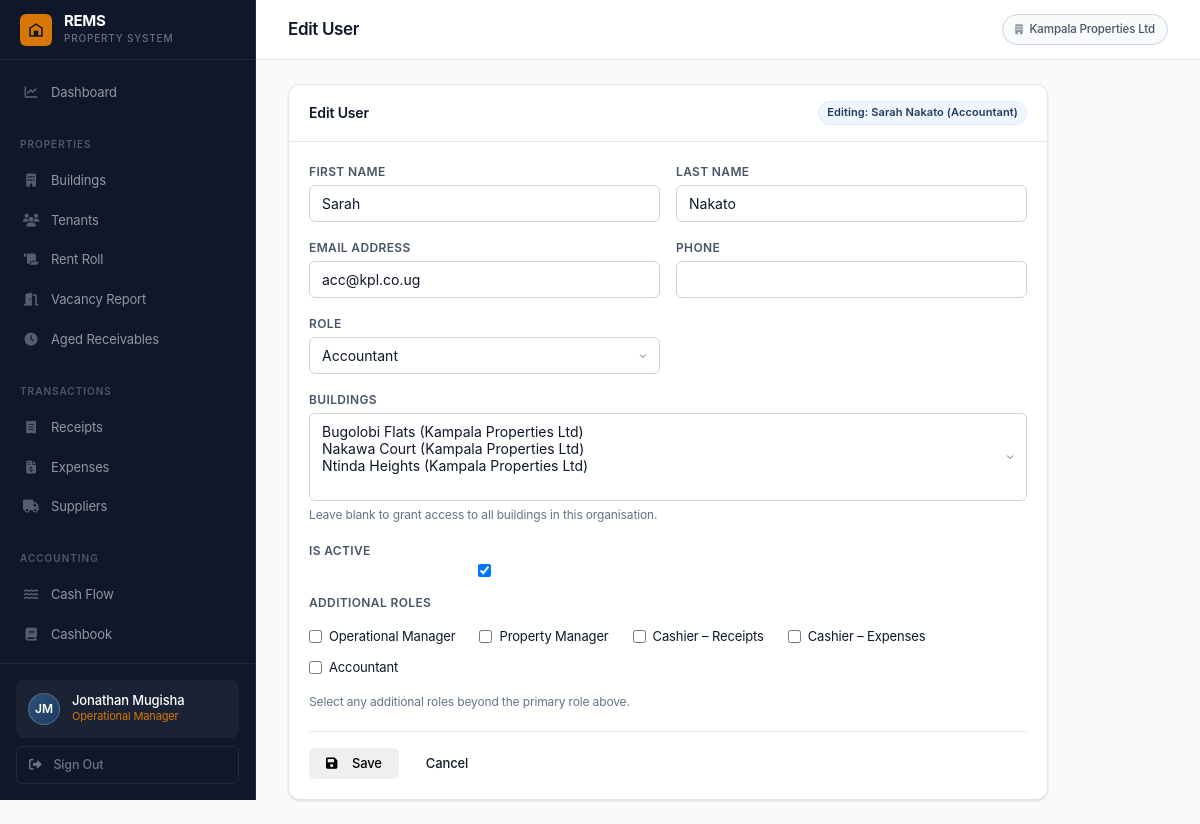
/accounts/users/12/edit/ (signed in), run on the app's committed database.
### accounts/models.py (models this page shows, shortened)
class User(AbstractUser):
    ROLE_SUPER_ADMIN        = 'super_admin'
    ROLE_OP_MANAGER         = 'op_manager'
    ROLE_PROPERTY_MANAGER   = 'property_manager'
    ROLE_CASHIER_RECEIPTS   = 'cashier_receipts'
    ROLE_CASHIER_EXPENSES   = 'cashier_expenses'
    ROLE_ACCOUNTANT         = 'accountant'
    ROLE_CHOICES = [
        (ROLE_SUPER_ADMIN,      'Super Admin'),
        (ROLE_OP_MANAGER,       'Operational Manager'),
        (ROLE_PROPERTY_MANAGER, 'Property Manager'),
        (ROLE_CASHIER_RECEIPTS, 'Cashier – Receipts'),
        (ROLE_CASHIER_EXPENSES, 'Cashier – Expenses'),
        (ROLE_ACCOUNTANT,       'Accountant'),
    ]
    organisation = models.ForeignKey(
        Organisation, null=True, blank=True,
        on_delete=models.SET_NULL, related_name='users'
    )
    role = models.CharField(max_length=30, choices=ROLE_CHOICES, default=ROLE_CASHIER_RECEIPTS)
    phone = models.CharField(max_length=30, blank=True)
    is_active = models.BooleanField(default=True)
    buildings = models.ManyToManyField('buildings.Building', blank=True, related_name='assigned_users')
    def __str__(self):
        return f"{self.get_full_name() or self.username} ({self.get_role_display()})"
    def has_role(self, role_key):
        if self.role == role_key:
            return True
        return self.user_roles.filter(role=role_key).exists()
    @property
    def is_super_admin(self):
        return self.has_role(self.ROLE_SUPER_ADMIN)
    @property
    def is_op_manager(self):
        return self.has_role(self.ROLE_OP_MANAGER)
    @property
    def is_accountant(self):
        return self.has_role(self.ROLE_ACCOUNTANT)
    def can_access_finance(self):
        return self.is_op_manager or self.is_accountant
    def can_receipt(self):
        return self.is_op_manager or self.is_cashier_receipts
    def can_expense(self):
        return self.is_op_manager or self.is_cashier_expenses
    def can_manage_tenants(self):
        return self.is_op_manager or self.is_property_manager
    def can_configure_taxes(self):
        return self.is_accountant

class Organisation(models.Model):
    name = models.CharField(max_length=200)
    contact_email = models.EmailField()
    phone = models.CharField(max_length=30, blank=True)
    address = models.TextField(blank=True)
    subscription_status = models.CharField(
        max_length=20,
        choices=[('active', 'Active'), ('suspended', 'Suspended'), ('trial', 'Trial')],
        default='trial'
    )
    created_at = models.DateTimeField(auto_now_add=True)
    class Meta:
        ordering = ['name']

### accounts/views.py (the view)
# urls.py: path('users/<int:pk>/edit/',   views.user_edit,   name='user_edit'),
@login_required
def user_edit(request, pk):
    if not (request.user.is_op_manager or request.user.is_super_admin):
        return HttpResponseForbidden()
    user = get_object_or_404(User, pk=pk, organisation=request.user.organisation)
    form = UserEditForm(request.POST or None, instance=user, current_user=request.user)
    if request.method == 'POST' and form.is_valid():
        form.save()
        messages.success(request, 'User updated.')
        return redirect('accounts:user_list')
    return render(request, 'accounts/user_form.html', {'form': form, 'title': 'Edit User', 'obj': user})

### buildings/models.py (called while the page is built)
    def __str__(self):
        return f"{self.name} ({self.organisation.name})"

### templates/accounts/user_form.html (shortened to what this page needs)
{% extends 'base.html' %}
{% block page_title %}{{ title }}{% endblock %}
{% block content %}
<div style="max-width:760px;">
  <div class="card">
    <div class="card-header">
      <span class="card-title">{{ title }}</span>
      {% if obj %}<span class="badge badge-navy">Editing: {{ obj }}</span>{% endif %}
    </div>
    <div class="card-body">
      <form method="post" novalidate>
        <div class="form-grid">
          {% for field in form %}
          {% if field.name == 'extra_roles' %}
          <div class="form-group form-full">
            <label class="form-label">{{ field.label }}</label>
            <div style="display:flex;flex-wrap:wrap;gap:10px 24px;padding:10px 0;">
              {% for choice in field %}
              <label style="display:flex;align-items:center;gap:7px;font-size:13px;cursor:pointer;font-weight:400;">
                {{ choice.tag }} {{ choice.choice_label }}
              </label>
              {% endfor %}
            </div>
            {% if field.help_text %}<div class="form-hint">{{ field.help_text }}</div>{% endif %}
          </div>
          {% elif field.name == 'buildings' %}
          <div class="form-group form-full">
            <label class="form-label">{{ field.label }}</label>
            {{ field }}
            <div class="form-hint">Leave blank to grant access to all buildings in this organisation.</div>
          </div>
          {% else %}
          <div class="form-group {% if field.field.widget.attrs.rows %}form-full{% endif %}">
            <label class="form-label">{{ field.label }}</label>
            {{ field }}
          </div>
          {% endif %}
          {% endfor %}
        </div>
        <div style="display:flex;gap:10px;margin-top:20px;padding-top:16px;border-top:1px solid var(--border);">
          <button type="submit" class="btn btn-gold"><i class="fas fa-save"></i>&nbsp; Save</button>
          <a href="javascript:history.back()" class="btn btn-outline">Cancel</a>
        </div>
      </form>
    </div>
  </div>
</div>
{% endblock %}

### templates/base.html (shortened to what this page needs)
{% load humanize %}
<!DOCTYPE html>
<html lang="en">
<head>
<link rel="stylesheet" href="https://cdnjs.cloudflare.com/ajax/libs/font-awesome/6.5.0/css/all.min.css">
<link rel="stylesheet" href="/static/css/rems.css">
</head>
<body>
<aside class="sidebar">
  <a href="{% url 'dashboard:home' %}" class="sidebar-brand">
    <div class="sidebar-brand-mark">
      <svg viewBox="0 0 24 24" xmlns="http://www.w3.org/2000/svg">
        <path d="M3 21V9l9-6 9 6v12H3zm2-2h4v-4h6v4h4V10.1L12 5.2 5 10.1V19zm4-4h6v-2H9v2z"/>
      </svg>
    </div>
    <div>
      <div class="sidebar-brand-name">REMS</div>
      <div class="sidebar-brand-sub">Property System</div>
    </div>
  </a>
  <nav class="sidebar-nav">
    {% if user.is_op_manager or user.is_super_admin %}
    <a href="{% url 'dashboard:home' %}"
       class="nav-item {% if request.resolver_match.app_name == 'dashboard' %}active{% endif %}">
      <span class="nav-icon"><i class="fas fa-chart-line"></i></span> Dashboard
    </a>
    {% endif %}
    {% if user.can_manage_tenants or user.is_op_manager %}
    <div class="nav-section">Properties</div>
    {% if user.is_op_manager or user.is_super_admin %}
    <a href="{% url 'buildings:list' %}"
       class="nav-item {% if request.resolver_match.app_name == 'buildings' %}active{% endif %}">
      <span class="nav-icon"><i class="fas fa-building"></i></span> Buildings
    </a>
    {% endif %}
    <a href="{% url 'tenants:list' %}"
       class="nav-item {% if request.resolver_match.app_name == 'tenants' and 'vacancy' not in request.path and 'aged' not in request.path and 'rent-roll' not in request.path %}active{% endif %}">
      <span class="nav-icon"><i class="fas fa-users"></i></span> Tenants
    </a>
    <a href="{% url 'tenants:rent_roll' %}"
       class="nav-item {% if 'rent-roll' in request.path %}active{% endif %}">
      <span class="nav-icon"><i class="fas fa-scroll"></i></span> Rent Roll
    </a>
    <a href="{% url 'tenants:vacancy' %}"
       class="nav-item {% if 'vacancy' in request.path %}active{% endif %}">
      <span class="nav-icon"><i class="fas fa-door-open"></i></span> Vacancy Report
    </a>
    <a href="{% url 'tenants:aged_receivables' %}"
       class="nav-item {% if 'aged-receivables' in request.path %}active{% endif %}">
      <span class="nav-icon"><i class="fas fa-clock"></i></span> Aged Receivables
    </a>
    {% endif %}
    {% if user.can_receipt or user.can_expense %}
    <div class="nav-section">Transactions</div>
    {% if user.can_receipt %}
    <a href="{% url 'receipts:list' %}"
       class="nav-item {% if request.resolver_match.app_name == 'receipts' %}active{% endif %}">
      <span class="nav-icon"><i class="fas fa-receipt"></i></span> Receipts
    </a>
    {% endif %}
    {% if user.can_expense %}
    <a href="{% url 'expenses:list' %}"
       class="nav-item {% if request.resolver_match.app_name == 'expenses' and 'supplier' not in request.path %}active{% endif %}">
      <span class="nav-icon"><i class="fas fa-file-invoice-dollar"></i></span> Expenses
    </a>
    <a href="{% url 'expenses:supplier_list' %}"
       class="nav-item {% if 'supplier' in request.path %}active{% endif %}">
      <span class="nav-icon"><i class="fas fa-truck"></i></span> Suppliers
    </a>
    {% endif %}
    {% endif %}
    {% if user.can_access_finance or user.can_manage_tenants %}
    <div class="nav-section">Accounting</div>
    {% if user.can_manage_tenants %}
    <a href="{% url 'finance:cash_flow' %}"
       class="nav-item {% if 'cash-flow' in request.path %}active{% endif %}">
      <span class="nav-icon"><i class="fas fa-water"></i></span> Cash Flow
    </a>
    {% endif %}
    {% if user.can_access_finance %}
    <a href="{% url 'finance:cashbook' %}"
       class="nav-item {% if 'cashbook' in request.path %}active{% endif %}">
      <span class="nav-icon"><i class="fas fa-book"></i></span> Cashbook
    </a>
    <a href="{% url 'finance:debtor_ledger' %}"
       class="nav-item {% if 'debtor-ledger' in request.path %}active{% endif %}">
    </a>
    {% endif %}
    {% endif %}
  </nav>
  <div class="sidebar-footer">
    <div class="user-chip">
      <div class="user-avatar">{{ user.first_name.0|upper }}{{ user.last_name.0|upper }}</div>
      <div style="min-width:0;">
        <div class="user-name">{{ user.get_full_name|default:user.username }}</div>
        <div class="user-role">
          {{ user.get_role_display }}{% for r in user.user_roles.all %} &middot; {{ r.get_role_display }}{% endfor %}
        </div>
      </div>
    </div>
    <a href="{% url 'accounts:logout' %}" class="sidebar-signout">
      <i class="fas fa-sign-out-alt"></i> Sign Out
    </a>
  </div>
</aside>
<div class="main-wrapper">
  <header class="topbar">
    <div class="topbar-left">
      <h1 class="page-title">{% block page_title %}{% endblock %}</h1>
    </div>
    <div class="topbar-actions">
      {% if user.organisation %}
      <span class="org-label">
        <i class="fas fa-building" style="font-size:10px;margin-right:4px;opacity:.6;"></i>
        {{ user.organisation.name }}
      </span>
      {% endif %}
    </div>
  </header>
  <main class="content">
    {% block content %}{% endblock %}
  </main>
</div>
</body>
</html>

### data on the page
User: first_name.0 "J", last_name.0 "M", get_full_name "Jonathan Mugisha", role "Operational Manager", organisation.name "Kampala Properties Ltd"
User: first_name+last_name+role "Sarah Nakato (Accountant)", form "Sarah" "Nakato" "acc@kpl.co.ug" "Accountant" "☑"

### other printed values
{{ title }} "Edit User"
{{ field.label }} "FIRST NAME" "LAST NAME" "EMAIL ADDRESS" "PHONE" "ROLE" "IS ACTIVE"
{{ field.label }} "BUILDINGS"
{{ field.label }} "ADDITIONAL ROLES"
{{ choice.choice_label }} "Operational Manager" "Property Manager" "Cashier – Receipts" "Cashier – Expenses" "Accountant"
{{ field.help_text }} "Select any additional roles beyond the primary role above."
